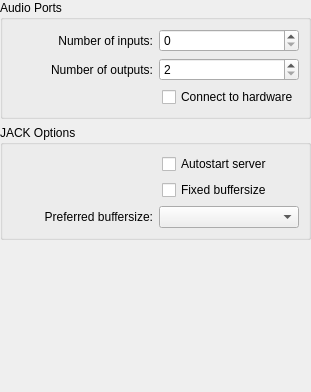
           <widget class="QWidget" name="page_wineasio">
            <layout class="QVBoxLayout" name="verticalLayout_17">
             <property name="margin">
              <number>0</number>
             </property>
             <item>
              <widget class="QGroupBox" name="groupBox_7">
               <property name="title">
                <string>Audio Ports</string>
               </property>
               <layout class="QVBoxLayout" name="verticalLayout_22">
                <item>
                 <layout class="QHBoxLayout" name="horizontalLayout_20">
                  <item>
                   <widget class="QLabel" name="label_7">
                    <property name="toolTip">
                     <string>Number of jack ports that wineasio will try to open.
Default is 16</string>
                    </property>
                    <property name="text">
                     <string>Number of inputs:</string>
                    </property>
                    <property name="alignment">
                     <set>Qt::AlignRight|Qt::AlignTrailing|Qt::AlignVCenter</set>
                    </property>
                   </widget>
                  </item>
                  <item>
                   <widget class="QSpinBox" name="sb_wineasio_ins">
                    <property name="toolTip">
                     <string>Number of jack ports that wineasio will try to open.
Default is 16</string>
                    </property>
                    <property name="maximum">
                     <number>128</number>
                    </property>
                    <property name="singleStep">
                     <number>2</number>
                    </property>
                   </widget>
                  </item>
                 </layout>
                </item>
                <item>
                 <layout class="QHBoxLayout" name="horizontalLayout_19">
                  <item>
                   <widget class="QLabel" name="label_21">
                    <property name="toolTip">
                     <string>Number of jack ports that wineasio will try to open.
Default is 16</string>
                    </property>
                    <property name="text">
                     <string>Number of outputs:</string>
                    </property>
                    <property name="alignment">
                     <set>Qt::AlignRight|Qt::AlignTrailing|Qt::AlignVCenter</set>
                    </property>
                   </widget>
                  </item>
                  <item>
                   <widget class="QSpinBox" name="sb_wineasio_outs">
                    <property name="toolTip">
                     <string>Number of jack ports that wineasio will try to open.
Default is 16</string>
                    </property>
                    <property name="minimum">
                     <number>2</number>
                    </property>
                    <property name="maximum">
                     <number>128</number>
                    </property>
                    <property name="singleStep">
                     <number>2</number>
                    </property>
                   </widget>
                  </item>
                 </layout>
                </item>
                <item>
                 <layout class="QHBoxLayout" name="horizontalLayout_21">
                  <item>
                   <spacer name="horizontalSpacer_10">
                    <property name="orientation">
                     <enum>Qt::Horizontal</enum>
                    </property>
                    <property name="sizeType">
                     <enum>QSizePolicy::Fixed</enum>
                    </property>
                    <property name="sizeHint" stdset="0">
                     <size>
                      <width>150</width>
                      <height>20</height>
                     </size>
                    </property>
                   </spacer>
                  </item>
                  <item>
                   <widget class="QCheckBox" name="cb_wineasio_hw">
                    <property name="toolTip">
                     <string>Try to connect the asio channels to the
physical I/O ports on your hardware.
Default is on</string>
                    </property>
                    <property name="text">
                     <string>Connect to hardware</string>
                    </property>
                   </widget>
                  </item>
                 </layout>
                </item>
               </layout>
              </widget>
             </item>
             <item>
              <widget class="QGroupBox" name="groupBox_8">
               <property name="title">
                <string>JACK Options</string>
               </property>
               <layout class="QVBoxLayout" name="verticalLayout_23">
                <item>
                 <layout class="QHBoxLayout" name="horizontalLayout_22">
                  <item>
                   <spacer name="horizontalSpacer_11">
                    <property name="orientation">
                     <enum>Qt::Horizontal</enum>
                    </property>
                    <property name="sizeType">
                     <enum>QSizePolicy::Fixed</enum>
                    </property>
                    <property name="sizeHint" stdset="0">
                     <size>
                      <width>150</width>
                      <height>20</height>
                     </size>
                    </property>
                   </spacer>
                  </item>
                  <item>
                   <widget class="QCheckBox" name="cb_wineasio_autostart">
                    <property name="toolTip">
                     <string>Enable wineasio to launch the jack server.
Default is off</string>
                    </property>
                    <property name="text">
                     <string>Autostart server</string>
                    </property>
                   </widget>
                  </item>
                 </layout>
                </item>
                <item>
                 <layout class="QHBoxLayout" name="horizontalLayout_23">
                  <item>
                   <spacer name="horizontalSpacer_12">
                    <property name="orientation">
                     <enum>Qt::Horizontal</enum>
                    </property>
                    <property name="sizeType">
                     <enum>QSizePolicy::Fixed</enum>
                    </property>
                    <property name="sizeHint" stdset="0">
                     <size>
                      <width>150</width>
                      <height>20</height>
                     </size>
                    </property>
                   </spacer>
                  </item>
                  <item>
                   <widget class="QCheckBox" name="cb_wineasio_fixed_bsize">
                    <property name="toolTip">
                     <string>When on, an asio app will be able to change the jack buffer size.
Default is off</string>
                    </property>
                    <property name="text">
                     <string>Fixed buffersize</string>
                    </property>
                   </widget>
                  </item>
                 </layout>
                </item>
                <item>
                 <layout class="QHBoxLayout" name="horizontalLayout_18">
                  <item>
                   <widget class="QLabel" name="label_22">
                    <property name="text">
                     <string>Preferred buffersize:</string>
                    </property>
                    <property name="alignment">
                     <set>Qt::AlignRight|Qt::AlignTrailing|Qt::AlignVCenter</set>
                    </property>
                   </widget>
                  </item>
                  <item>
                   <widget class="QComboBox" name="cb_wineasio_bsizes"/>
                  </item>
                 </layout>
                </item>
               </layout>
              </widget>
             </item>
             <item>
              <spacer name="verticalSpacer_11">
               <property name="orientation">
                <enum>Qt::Vertical</enum>
               </property>
               <property name="sizeHint" stdset="0">
                <size>
                 <width>20</width>
                 <height>152</height>
                </size>
               </property>
              </spacer>
             </item>
            </layout>
           </widget>
